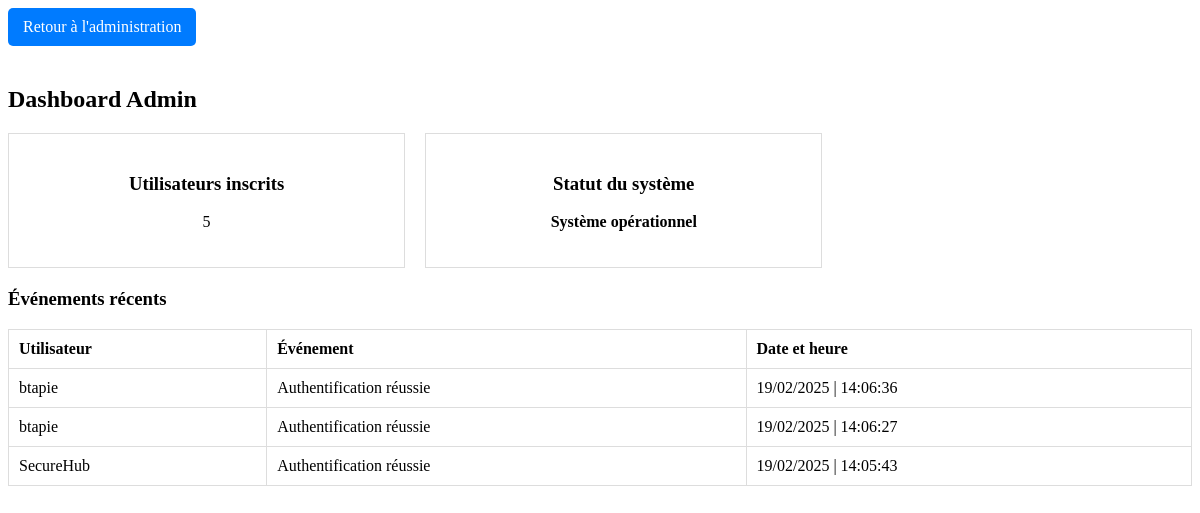
The app's page /admin/dashboard (signed in), older data.
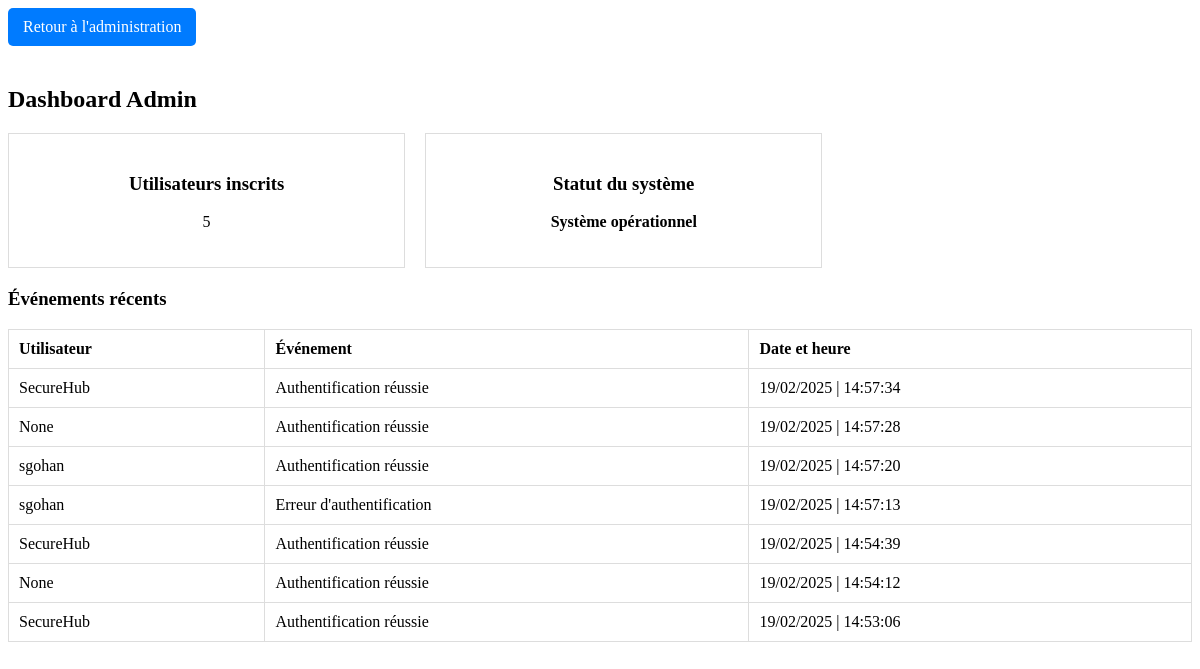
The same page, newer data.
### tables this page shows
CREATE TABLE events (
        id INTEGER PRIMARY KEY,
        user_id INTEGER,
        event TEXT,
        timestamp TIMESTAMP DEFAULT (DATETIME('now', 'localtime')),
        FOREIGN KEY(user_id) REFERENCES users(id)
    );

CREATE TABLE users (
        id INTEGER PRIMARY KEY, 
        name VARCHAR(255) NOT NULL UNIQUE,
        fullname VARCHAR(255) NOT NULL,
        password VARCHAR(255) NOT NULL,
        role VARCHAR(50) NOT NULL DEFAULT 'user',
        is_password_changed BOOLEAN NOT NULL DEFAULT 0
    );

### Backend/app.py (the view)
@app.route('/admin/dashboard')
def dashboard():
    if 'role' not in session or session['role'] != 'admin':
        flash("Accès interdit.", 'error')
        return redirect(url_for('login'))
    users_count = get_all_users_count()
    system_status = check_system_status()
    recent_events = get_recent_events()
    return render_template('admin_dashboard.html', users_count=users_count, system_status=system_status, recent_events=recent_events)

### Backend/database.py (called while the page is built)
def get_all_users_count():
    with db.connect() as conn:
        result = conn.execute(text("SELECT COUNT(*) FROM users"))
        return result.scalar()  # Renvoie le nombre d'utilisateurs

def check_system_status():
    try:
        with db.connect() as conn:
            conn.execute(text("SELECT 1"))
        return "Système opérationnel"
    except Exception as e:
        return f"Erreur : {str(e)}"

def get_recent_events():
    with db.connect() as conn:
        result = conn.execute(text("SELECT events.event, strftime('%d/%m/%Y | %H:%M:%S', events.timestamp) AS formatted_timestamp, users.name AS user_name FROM events LEFT JOIN users ON events.user_id = users.id ORDER BY events.timestamp DESC LIMIT 20;")).fetchall()
        return [dict(row) for row in result]

### Frontend/templates/admin_dashboard.html (shortened to what this page needs)
<!DOCTYPE html>
<html lang="fr">
<head>
    <link rel="stylesheet" href="/static/css/styles_dashboard.css">
</head>
<a href="/admin" class="btn-back">Retour à l'administration</a>
<body>
    <h2>Dashboard Admin</h2>
    <div class="dashboard">
        <div class="dashboard-item">
            <h3>Utilisateurs inscrits</h3>
            <p>{{ users_count }}</p>
        </div>
        <div class="dashboard-item">
            <h3>Statut du système</h3>
            <p class="status">{{ system_status }}</p>
        </div>
    </div>
    <div class="recent-events">
        <h3>Événements récents</h3>
        <table>
            <thead>
                <tr>
                    <th>Utilisateur</th>
                    <th>Événement</th>
                    <th>Date et heure</th>
                </tr>
            </thead>
            <tbody>
                {% for event in recent_events %}
                    <tr>
                        <td>{{ event['user_name'] }}</td>
                        <td>{{ event['event'] }}</td>
                        <td>{{ event['formatted_timestamp'] }}</td>
                    </tr>
                {% endfor %}
            </tbody>
        </table>
    </div>
</body>
</html>

Row changes from the older to the newer data that the page shows:
added events: user_name "SecureHub", event "Authentification réussie", formatted_timestamp "19/02/2025 | 14:57:34"
added events: user_name "None", event "Authentification réussie", formatted_timestamp "19/02/2025 | 14:57:28"
added events: user_name "sgohan", event "Authentification réussie", formatted_timestamp "19/02/2025 | 14:57:20"
added events: user_name "sgohan", event "Erreur d'authentification", formatted_timestamp "19/02/2025 | 14:57:13"
changed events (number 5 of 7 on the later page): user_name "btapie" → "SecureHub"; formatted_timestamp "19/02/2025 | 14:06:36" → "19/02/2025 | 14:54:39"
changed events (number 6 of 7 on the later page): user_name "btapie" → "None"; formatted_timestamp "19/02/2025 | 14:06:27" → "19/02/2025 | 14:54:12"
changed events (number 7 of 7 on the later page): formatted_timestamp "19/02/2025 | 14:05:43" → "19/02/2025 | 14:53:06"
